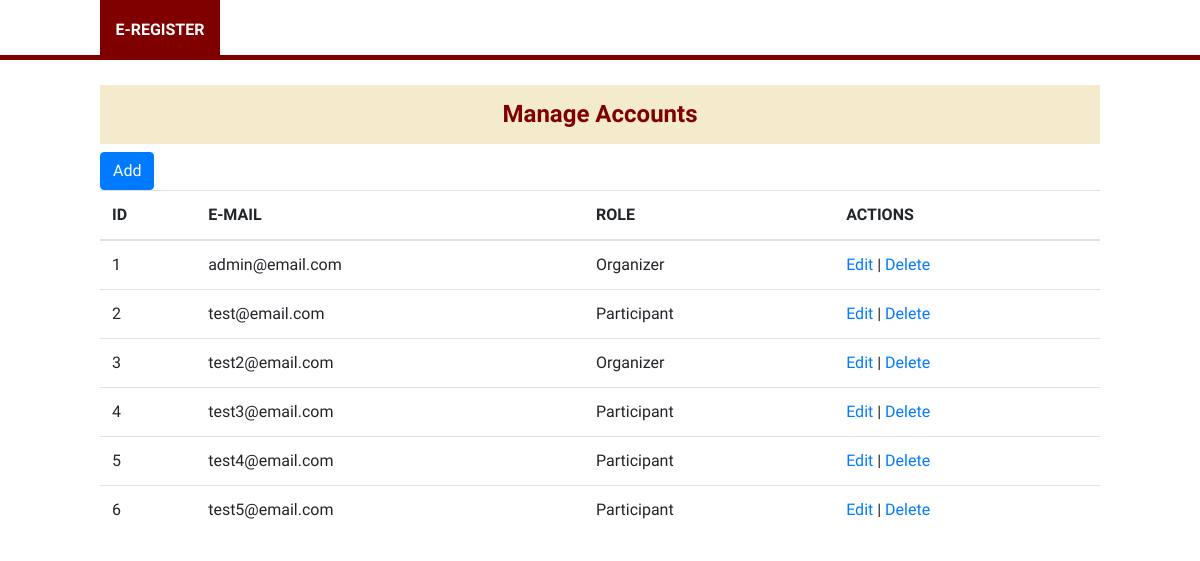
Page /accounts/manage/ on the committed database.
### accounts/models.py (models this page shows, shortened)
class User(AbstractBaseUser, PermissionsMixin):
    first_name = models.CharField(max_length=50)
    middle_name = models.CharField(max_length=50)
    last_name = models.CharField(max_length=50)
    email = models.EmailField(max_length=30, unique=True)
    contact_no = models.CharField(max_length=20, blank=True)
    role = models.ForeignKey(UserRole, on_delete=models.CASCADE, null=True, default=None, blank=True)
    qr_code = models.ImageField(upload_to='qr_code', null=True)
    qr_id = models.CharField(max_length=50)
    is_admin = models.BooleanField(default=False)
    is_staff = models.BooleanField(default=False)
    is_superuser = models.BooleanField(default=False)
    objects = UserManager()
    USERNAME_FIELD = 'email'
    REQUIRED_FIELDS = []

class UserRole(models.Model):
    name = models.CharField(max_length=100)
    date_created = models.DateTimeField(auto_now_add=True)
    def __str__(self):
        return self.name

### accounts/views.py (the view, shortened to what this page needs)
# urls.py: path('manage/', views.ManageAccounts.as_view(), name='accounts-manage'),
class ManageAccounts(View):
    name = 'accounts/manage.html'
    def get(self, request):
        users = User.objects.all()
        user_roles = UserRole.objects.all()
        context = {
            'users': users,
            'user_roles': user_roles,
        }
        return render(request, self.name, context)

### accounts/templates/accounts/manage.html (shortened to what this page needs)
{% extends 'events/base.html' %}
{% block content %}
<div class="wrapper">
    <h4 class="page-title">Manage Accounts</h4>
<div>
    <button type="button" class="btn btn-primary" data-toggle="modal" data-target="#add-modal">Add</button>
</div>
<table class="table">
    <thead>
        <tr>
            <th>ID</th>
            <th>E-MAIL</th>
            <th>ROLE</th>
            <th>ACTIONS</th>
        </tr>
    </thead>
    <tbody>
        {% for user in users %}
        <tr>
            <td>{{ user.pk }}</td>
            <td>{{ user.email }}</td>
            <td>{{ user.role }}</td>
            <td><a href="#">Edit</a> | <a href="#" onclick="deleteUser({{ user.pk }});">Delete</a></td>
        </tr>
        {% endfor %}
    </tbody>
</table>
</div>
{% endblock %}

### events/templates/events/base.html (style rules this page uses)
body { font-family:'Mulish'; }
.wrapper { width:1000px; margin:auto;height:100%; }
.page-title { background: #D4AF3740;font-weight: 700;color: #800000;padding: 15px 10px;text-align: center; }

### rows in the picture
User: pk "1", email "admin@email.com", role "Organizer"
User: pk "2", email "test@email.com", role "Participant"
User: pk "3", email "test2@email.com", role "Organizer"
User: pk "4", email "test3@email.com", role "Participant"
User: pk "5", email "test4@email.com", role "Participant"
User: pk "6", email "test5@email.com", role "Participant"
